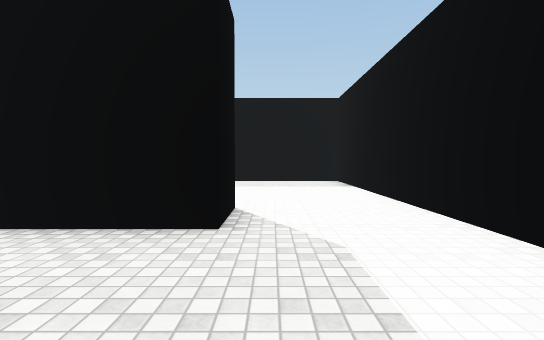
[1] (above)

20 first-person views from a walk through a 3-D level made in the Unity game engine. The camera is 1.3 m above the floor, tilts 2° down and sees 85° across. The floor is counted in squares, 2 m on a side. Each view is taken from the middle of a square. On the plan, view 1 faces up. The plan holds only what a view shows up to about 9 squares ahead; the rest is blank. The place goes on beyond the plan. The player is left out. Surface patterns are stand-ins for the level's own textures.

[2]
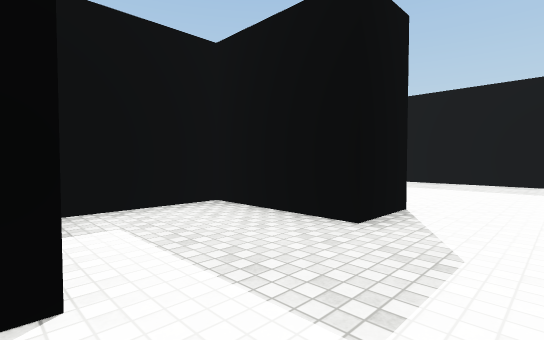

[3]
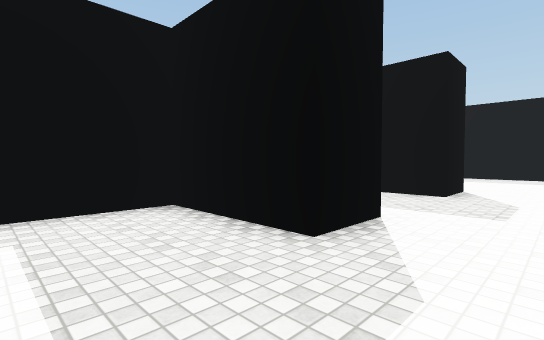

[4]
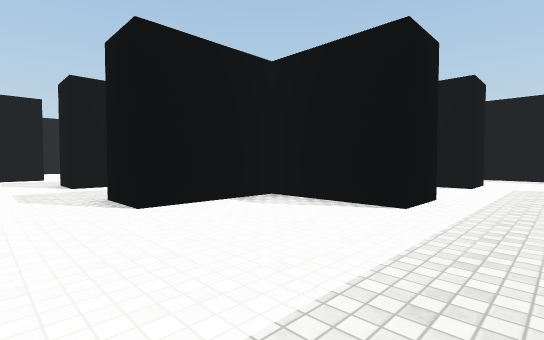

[5]
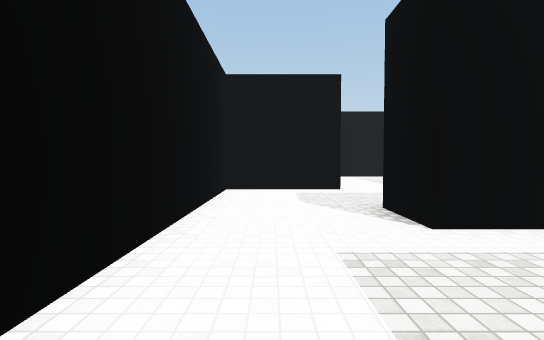

[6]
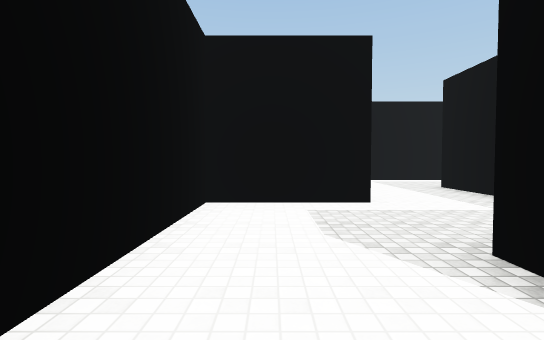

[7]
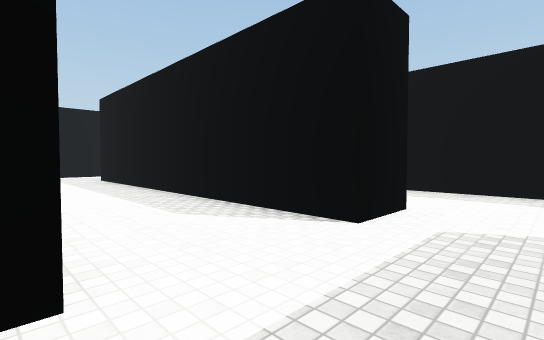

[8]
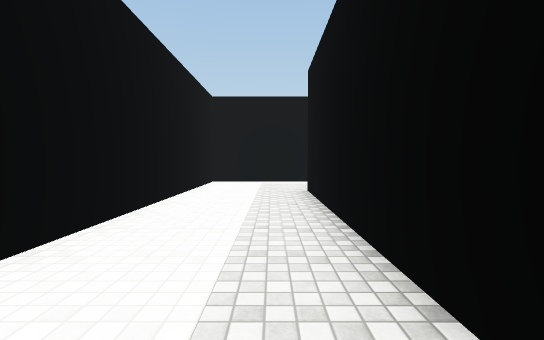

[9]
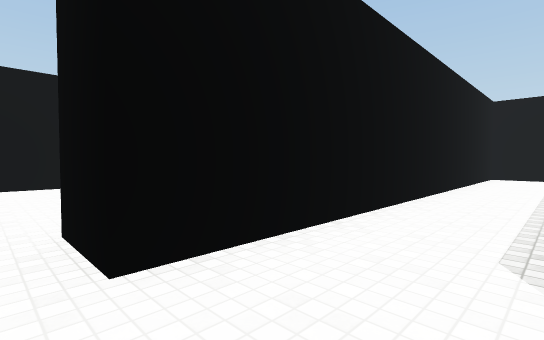

[10]
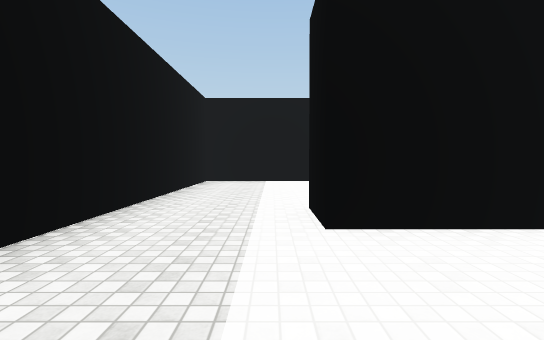

[11]
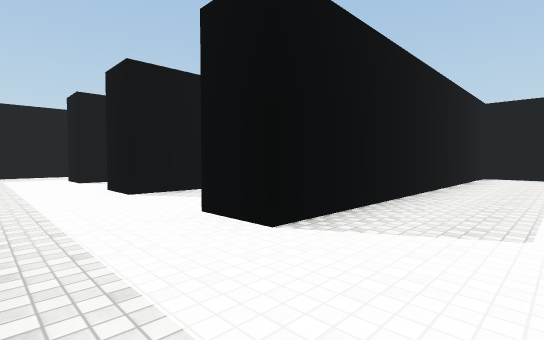

[12]
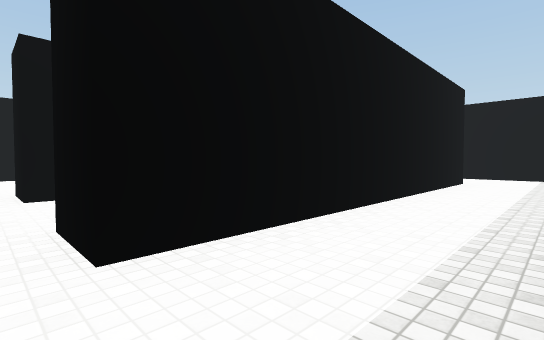

[13]
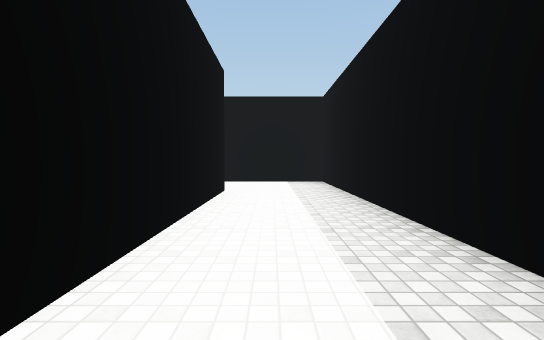

[14]
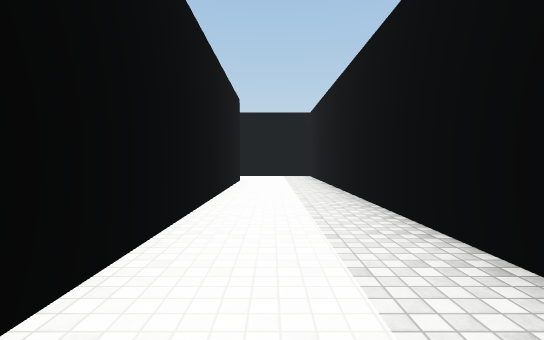

[15]
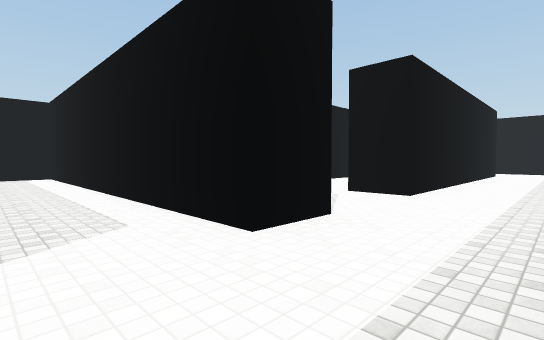

[16]
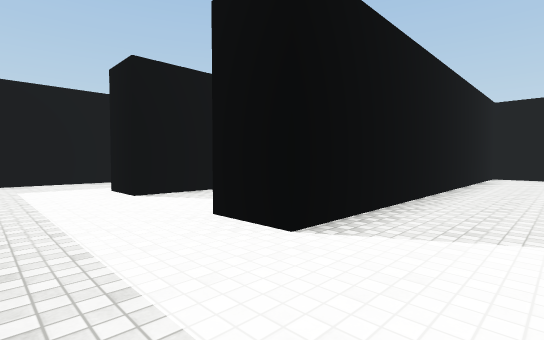

[17]
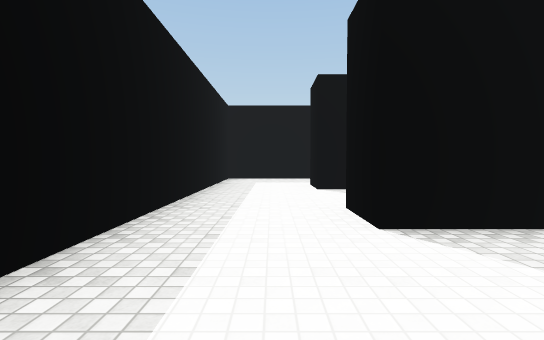

[18]
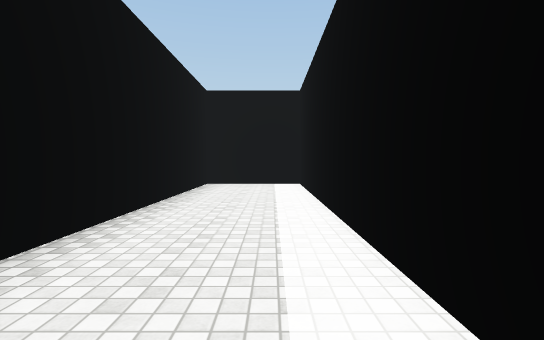

[19]
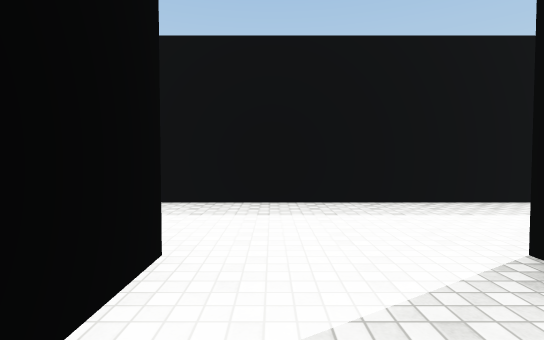

[20]
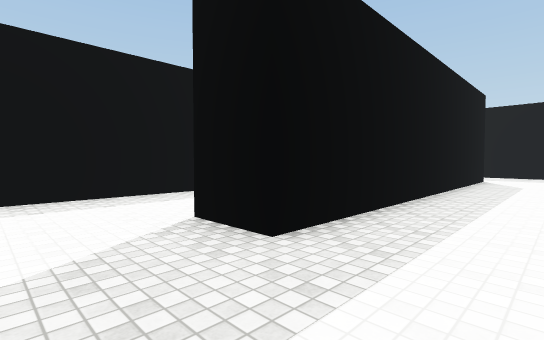

### Floor plan
Points are (right, up) in squares from view 1. A wall is a line through its corners. A room is listed if a view was taken in it or the views show most of it. See-through windows are left out.
Room 1 (views 1, 2, 3)
walls: (-1, -1) (-3, -1) (-3, -3.5); (-0.6, -3.5) (2, -3.5) (2, 0.4); (-0.5, 0.3) (-0.5, -1)
ways out: opening at (0.5, -0.5) to room 3; opening at (-1.5, -4)
Room 2 (view 4)
walls: (-3, 6.5) (-3, 4) (-0.5, 4); (2, 4.6) (2, 9) (-2.5, 9)
ways out: opening at (0.5, 3.5) to room 3; opening at (-3.5, 7.5) to room 4
Room 3 (views 5, 6)
walls: (2, 2.1) (2, 4.6); (-0.5, 4) (-0.5, 2.8) (-3, 2.8) (-3, 0.6); (-1.6, 0.3) (-0.5, 0.3)
ways out: opening at (0.5, -0.5) to room 1; opening at (0.5, 3.5) to room 2
Room 4 (views 7, 8, 9, 10, 20)
walls: (-8, 6.5) (-6.8, 6.5) (-6.8, -2.2); (-7.1, -2.2) (-8, -2.2); (-2.5, 9) (-8, 9); (-8.5, -4.8) (-4.3, -4.8) (-4.3, 6.5) (-3, 6.5)
ways out: opening at (-3.5, 7.5) to room 2; opening at (-7.5, -3.5) to room 5; opening at (-7.5, 7.5) to room 5
Room 5 (views 11, 12, 13, 14, 17)
walls: (-10.5, 7.8) (-10.5, -4.8) (-8.5, -4.8); (-8, -2.2) (-8, 6.5); (-8, 9) (-8, 10.2); (-10.5, 10.4) (-10.5, 9.2)
ways out: opening at (-7.5, -3.5) to room 4; opening at (-7.5, 7.5) to room 4; opening at (-9.5, 9.5) to room 6
Room 6 (views 15, 16, 18, 19)
walls: (-8, 10.2) (2, 10.2) (2, 12.7) (-8, 12.7) (-8, 14); (-10.5, 14.6) (-10.5, 10.4)
ways out: opening at (-9.5, 9.5) to room 5; opening at (-9.5, 13.5)

Positions as (right, up) in squares from view 1, and headings:
1: (0, 0), facing up
2: (1, 0), facing up-left
3: (1, -3), facing up-left
4: (1, 8), facing down-left
5: (1, 3), facing down
6: (1, 1), facing down
7: (-4, 8), facing down-left
8: (-6, 4), facing down
9: (-6, 7), facing down-right
10: (-7, 7), facing right
11: (-10, 7), facing up-right
12: (-10, 7), facing down-right
13: (-9, 4), facing down
14: (-9, 7), facing down
15: (-10, 12), facing down-right
16: (-10, 11), facing up-right
17: (-9, 10), facing up
18: (-6, 11), facing right
19: (-6, 11), facing left
20: (-5, -4), facing up-left
